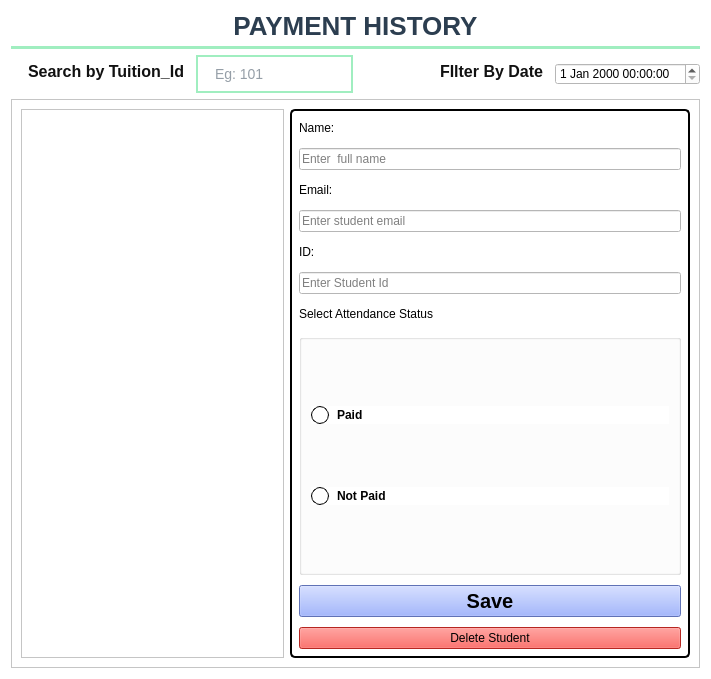
<?xml version="1.0" encoding="UTF-8"?>
<ui version="4.0">
 <class>td_payments</class>
 <widget class="QWidget" name="td_payments">
  <property name="geometry">
   <rect>
    <x>0</x>
    <y>0</y>
    <width>711</width>
    <height>679</height>
   </rect>
  </property>
  <property name="windowTitle">
   <string>Form</string>
  </property>
  <property name="styleSheet">
   <string notr="true">background-color: rgb(255, 255, 255);
</string>
  </property>
  <layout class="QVBoxLayout" name="verticalLayout">
   <item>
    <widget class="QLabel" name="label">
     <property name="styleSheet">
      <string notr="true">color: #2c3e50;
    font-size: 26px;
    font-weight: bold;
    font-family: &quot;Segoe UI&quot;;
    background-color: transparent;
    padding-bottom: 5px;
    border-bottom: 3px solid #a0eec0;</string>
     </property>
     <property name="text">
      <string>PAYMENT HISTORY</string>
     </property>
     <property name="alignment">
      <set>Qt::AlignmentFlag::AlignCenter</set>
     </property>
    </widget>
   </item>
   <item>
    <layout class="QHBoxLayout" name="horizontalLayout_3">
     <item>
      <widget class="QLabel" name="label_6">
       <property name="styleSheet">
        <string notr="true">color: rgb(0, 0, 0);</string>
       </property>
       <property name="text">
        <string/>
       </property>
      </widget>
     </item>
     <item>
      <widget class="QLabel" name="label_5">
       <property name="styleSheet">
        <string notr="true">color: #111;
    font-size: 16px;
    font-weight: bold;
    font-family: &quot;Segoe UI&quot;;
    background-color: transparent;
    padding-bottom: 5px;
   </string>
       </property>
       <property name="text">
        <string>Search by Tuition_Id</string>
       </property>
      </widget>
     </item>
     <item>
      <widget class="QLineEdit" name="Searchtuitionid">
       <property name="styleSheet">
        <string notr="true">QLineEdit {
    background-color: #ffffff;
    border: 2px solid #a0eec0;
    border-radius: 20px;
    padding: 8px 15px;
    font-size: 14px;
    color: #2c3e50;
}

QLineEdit:focus {
    border: 2px solid #ff8591;
    background-color: #f9f9f9;
}

QLineEdit::placeholder {
    color: #95a5a6;
    font-style: italic;
}</string>
       </property>
       <property name="placeholderText">
        <string>Eg: 101</string>
       </property>
      </widget>
     </item>
     <item>
      <spacer name="horizontalSpacer_3">
       <property name="orientation">
        <enum>Qt::Orientation::Horizontal</enum>
       </property>
       <property name="sizeHint" stdset="0">
        <size>
         <width>40</width>
         <height>20</height>
        </size>
       </property>
      </spacer>
     </item>
     <item>
      <widget class="QLabel" name="label_7">
       <property name="styleSheet">
        <string notr="true">color: #111;
    font-size: 16px;
    font-weight: bold;
    font-family: &quot;Segoe UI&quot;;
    background-color: transparent;
    padding-bottom: 5px;
   </string>
       </property>
       <property name="text">
        <string>FIlter By Date</string>
       </property>
      </widget>
     </item>
     <item>
      <widget class="QDateTimeEdit" name="filterbydate">
       <property name="styleSheet">
        <string notr="true">color: rgb(0, 0, 0);</string>
       </property>
      </widget>
     </item>
    </layout>
   </item>
   <item>
    <widget class="QFrame" name="frame">
     <property name="frameShape">
      <enum>QFrame::Shape::StyledPanel</enum>
     </property>
     <property name="frameShadow">
      <enum>QFrame::Shadow::Raised</enum>
     </property>
     <layout class="QHBoxLayout" name="horizontalLayout">
      <item>
       <widget class="QTableWidget" name="enrolledstudentstable">
        <property name="styleSheet">
         <string notr="true">border-color: rgb(0, 0, 0);</string>
        </property>
       </widget>
      </item>
      <item>
       <widget class="QWidget" name="verticalWidget" native="true">
        <property name="sizePolicy">
         <sizepolicy hsizetype="Fixed" vsizetype="Preferred">
          <horstretch>0</horstretch>
          <verstretch>0</verstretch>
         </sizepolicy>
        </property>
        <property name="minimumSize">
         <size>
          <width>400</width>
          <height>400</height>
         </size>
        </property>
        <property name="styleSheet">
         <string notr="true">
#verticalWidget{
border: 2px solid black;
    border-radius: 5px; 
    background-color: white;}
</string>
        </property>
        <layout class="QVBoxLayout" name="verticalLayout_3">
         <property name="spacing">
          <number>10</number>
         </property>
         <item>
          <widget class="QLabel" name="label_8">
           <property name="maximumSize">
            <size>
             <width>16777215</width>
             <height>20</height>
            </size>
           </property>
           <property name="styleSheet">
            <string notr="true">color: rgb(0, 0, 0);
border:none;
border-radius:50px;</string>
           </property>
           <property name="text">
            <string>Name:</string>
           </property>
          </widget>
         </item>
         <item>
          <widget class="QLineEdit" name="sdform_name">
           <property name="styleSheet">
            <string notr="true">color: rgb(0, 0, 0);</string>
           </property>
           <property name="placeholderText">
            <string>Enter  full name</string>
           </property>
          </widget>
         </item>
         <item>
          <widget class="QLabel" name="label_9">
           <property name="maximumSize">
            <size>
             <width>16777215</width>
             <height>20</height>
            </size>
           </property>
           <property name="styleSheet">
            <string notr="true">color: rgb(0, 0, 0);</string>
           </property>
           <property name="text">
            <string>Email:</string>
           </property>
          </widget>
         </item>
         <item>
          <widget class="QLineEdit" name="sdform_email">
           <property name="styleSheet">
            <string notr="true">color: rgb(0, 0, 0);</string>
           </property>
           <property name="placeholderText">
            <string>Enter student email</string>
           </property>
          </widget>
         </item>
         <item>
          <widget class="QLabel" name="label_10">
           <property name="maximumSize">
            <size>
             <width>16777215</width>
             <height>20</height>
            </size>
           </property>
           <property name="styleSheet">
            <string notr="true">color: rgb(0, 0, 0);
border:none;
border-radius:50px;</string>
           </property>
           <property name="text">
            <string>ID:</string>
           </property>
          </widget>
         </item>
         <item>
          <widget class="QLineEdit" name="student_id">
           <property name="styleSheet">
            <string notr="true">color: rgb(0, 0, 0);</string>
           </property>
           <property name="placeholderText">
            <string>Enter Student Id</string>
           </property>
          </widget>
         </item>
         <item>
          <widget class="QLabel" name="label_12">
           <property name="maximumSize">
            <size>
             <width>16777215</width>
             <height>20</height>
            </size>
           </property>
           <property name="styleSheet">
            <string notr="true">color: rgb(0, 0, 0);</string>
           </property>
           <property name="text">
            <string>Select Attendance Status</string>
           </property>
          </widget>
         </item>
         <item>
          <widget class="QGroupBox" name="groupBox">
           <property name="styleSheet">
            <string notr="true">.groupbox {border : 0.5px solid grey;}
QRadioButton::indicator {
    width: 16px;
    height: 16px;
    border-radius: 9px;
    border: 1px solid black;
    background-color: transparent;
}

QRadioButton::indicator:hover {
    border: 2px solid black;
}

QRadioButton::indicator:checked {
    background-color: black;
    border: 1px solid black;
}

QRadioButton {
    color: black;
    font-weight: bold;
    spacing: 8px;
}</string>
           </property>
           <property name="title">
            <string/>
           </property>
           <layout class="QVBoxLayout" name="verticalLayout_2">
            <item>
             <widget class="QRadioButton" name="paidradiobutton">
              <property name="styleSheet">
               <string notr="true">color: rgb(0, 0, 0);
background-color: rgb(255, 255, 255);
font: 700 italic 11pt &quot;Segoe UI&quot;;
</string>
              </property>
              <property name="text">
               <string>Paid</string>
              </property>
             </widget>
            </item>
            <item>
             <widget class="QRadioButton" name="notpaidradiobutton">
              <property name="styleSheet">
               <string notr="true">color: rgb(0, 0, 0);
background-color: rgb(255, 255, 255);
font: 700 italic 11pt &quot;Segoe UI&quot;;</string>
              </property>
              <property name="text">
               <string>Not Paid</string>
              </property>
             </widget>
            </item>
           </layout>
          </widget>
         </item>
         <item>
          <widget class="QPushButton" name="buttonSave">
           <property name="font">
            <font>
             <pointsize>15</pointsize>
             <bold>true</bold>
            </font>
           </property>
           <property name="styleSheet">
            <string notr="true">
background-color: rgb(134, 160, 255);
color: rgb(0, 0, 0);</string>
           </property>
           <property name="text">
            <string>Save</string>
           </property>
           <property name="autoDefault">
            <bool>true</bool>
           </property>
          </widget>
         </item>
         <item>
          <widget class="QPushButton" name="deletebutton">
           <property name="styleSheet">
            <string notr="true">background-color: rgb(255, 53, 46);
color: rgb(0, 0, 0);
font: 600 14pt &quot;Segoe UI&quot;;</string>
           </property>
           <property name="text">
            <string>Delete Student</string>
           </property>
          </widget>
         </item>
        </layout>
       </widget>
      </item>
     </layout>
    </widget>
   </item>
  </layout>
 </widget>
 <resources/>
 <connections/>
</ui>
